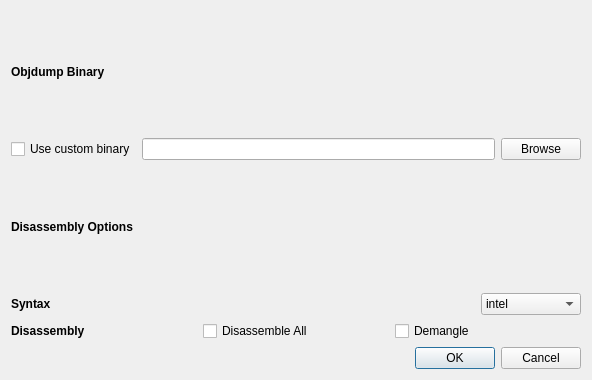
<?xml version="1.0" encoding="UTF-8"?>
<ui version="4.0">
 <class>Dialog</class>
 <widget class="QDialog" name="Dialog">
  <property name="geometry">
   <rect>
    <x>0</x>
    <y>0</y>
    <width>592</width>
    <height>380</height>
   </rect>
  </property>
  <property name="windowTitle">
   <string>Dialog</string>
  </property>
  <layout class="QVBoxLayout" name="verticalLayout">
   <item>
    <widget class="QLabel" name="customBinaryLabel">
     <property name="maximumSize">
      <size>
       <width>200</width>
       <height>16777215</height>
      </size>
     </property>
     <property name="font">
      <font>
       <weight>75</weight>
       <bold>true</bold>
      </font>
     </property>
     <property name="text">
      <string>Objdump Binary</string>
     </property>
    </widget>
   </item>
   <item>
    <layout class="QHBoxLayout" name="horizontalLayout">
     <item>
      <widget class="QCheckBox" name="useCustomBinaryCheckBox">
       <property name="maximumSize">
        <size>
         <width>200</width>
         <height>16777215</height>
        </size>
       </property>
       <property name="text">
        <string>Use custom binary</string>
       </property>
      </widget>
     </item>
     <item>
      <widget class="QLineEdit" name="customBinaryLineEdit"/>
     </item>
     <item>
      <widget class="QPushButton" name="customBinaryButton">
       <property name="text">
        <string>Browse</string>
       </property>
      </widget>
     </item>
    </layout>
   </item>
   <item>
    <widget class="QLabel" name="disassemblyOptionsLabel">
     <property name="font">
      <font>
       <weight>75</weight>
       <bold>true</bold>
      </font>
     </property>
     <property name="text">
      <string>Disassembly Options</string>
     </property>
    </widget>
   </item>
   <item>
    <layout class="QHBoxLayout" name="horizontalLayout_2">
     <item>
      <widget class="QLabel" name="syntaxLabel">
       <property name="font">
        <font>
         <weight>75</weight>
         <bold>true</bold>
        </font>
       </property>
       <property name="text">
        <string>Syntax</string>
       </property>
      </widget>
     </item>
     <item>
      <widget class="QComboBox" name="syntaxComboBox">
       <property name="maximumSize">
        <size>
         <width>100</width>
         <height>16777215</height>
        </size>
       </property>
       <item>
        <property name="text">
         <string>intel</string>
        </property>
       </item>
       <item>
        <property name="text">
         <string>att</string>
        </property>
       </item>
      </widget>
     </item>
    </layout>
   </item>
   <item>
    <layout class="QHBoxLayout" name="horizontalLayout_3">
     <item>
      <widget class="QLabel" name="disassemblyLabel">
       <property name="font">
        <font>
         <weight>75</weight>
         <bold>true</bold>
        </font>
       </property>
       <property name="text">
        <string>Disassembly</string>
       </property>
      </widget>
     </item>
     <item>
      <widget class="QCheckBox" name="disassembleAllCheckBox">
       <property name="text">
        <string>Disassemble All</string>
       </property>
      </widget>
     </item>
     <item>
      <widget class="QCheckBox" name="demangleCheckBox">
       <property name="text">
        <string>Demangle</string>
       </property>
      </widget>
     </item>
    </layout>
   </item>
   <item>
    <widget class="QDialogButtonBox" name="buttonBox">
     <property name="orientation">
      <enum>Qt::Horizontal</enum>
     </property>
     <property name="standardButtons">
      <set>QDialogButtonBox::Cancel|QDialogButtonBox::Ok</set>
     </property>
    </widget>
   </item>
  </layout>
 </widget>
 <resources/>
 <connections>
  <connection>
   <sender>buttonBox</sender>
   <signal>accepted()</signal>
   <receiver>Dialog</receiver>
   <slot>accept()</slot>
   <hints>
    <hint type="sourcelabel">
     <x>248</x>
     <y>254</y>
    </hint>
    <hint type="destinationlabel">
     <x>157</x>
     <y>274</y>
    </hint>
   </hints>
  </connection>
  <connection>
   <sender>buttonBox</sender>
   <signal>rejected()</signal>
   <receiver>Dialog</receiver>
   <slot>reject()</slot>
   <hints>
    <hint type="sourcelabel">
     <x>316</x>
     <y>260</y>
    </hint>
    <hint type="destinationlabel">
     <x>286</x>
     <y>274</y>
    </hint>
   </hints>
  </connection>
 </connections>
</ui>
